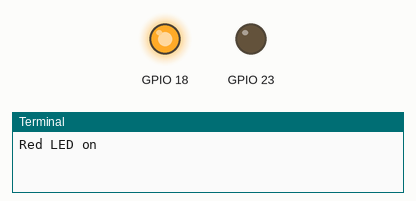
Bench run of a program on a simulated Raspberry Pi (BCM pin numbers). On the bench: output pins drawn as LEDs (lit = HIGH), the last lines printed to the terminal. At 3.0 s the program stops and its outputs stay as they are.

Above: at 0.1 s.
At 1.1 s:
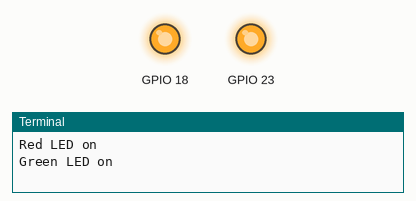
At 3.1 s:
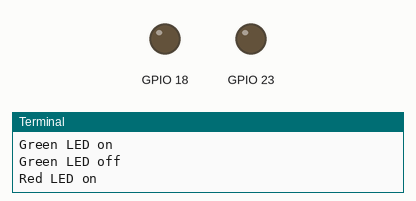
Timing chart, 0 to 4.5 s (numbered marks = the images above):
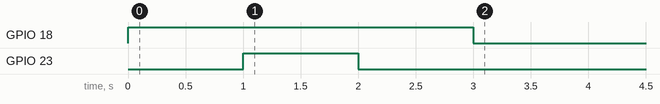

The program:

testLED.py
```python
import RPi.GPIO as GPIO
import time
GPIO.setmode(GPIO.BCM)
GPIO.setwarnings(False)
GPIO.setup(18,GPIO.OUT)
GPIO.setup(23,GPIO.OUT)
print "Red LED on"
GPIO.output(18,GPIO.HIGH)
time.sleep(1)
print "Green LED on"
GPIO.output(23,GPIO.HIGH)
time.sleep(1)
print "Green LED off"
GPIO.output(23,GPIO.LOW)
time.sleep(1)
print "Red LED on"
GPIO.output(18,GPIO.LOW)
```

Measured:
- by itself, GPIO 18: LOW → HIGH at 0.00 s, → LOW 3.0 s later
- by itself, GPIO 23: LOW → HIGH at 1.0 s, → LOW 1.0 s later
